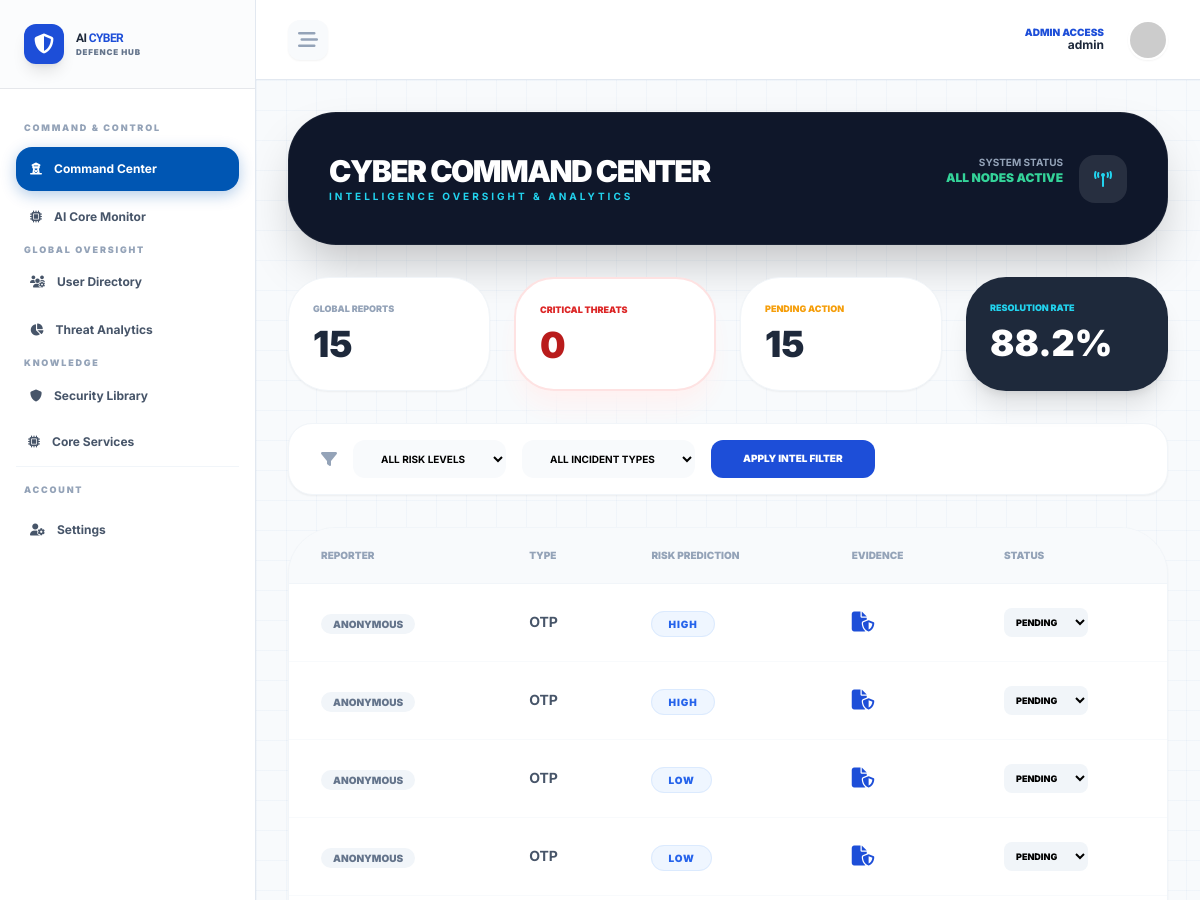
The page /admin-panel/ (signed in, upper part) on the database as committed earlier.
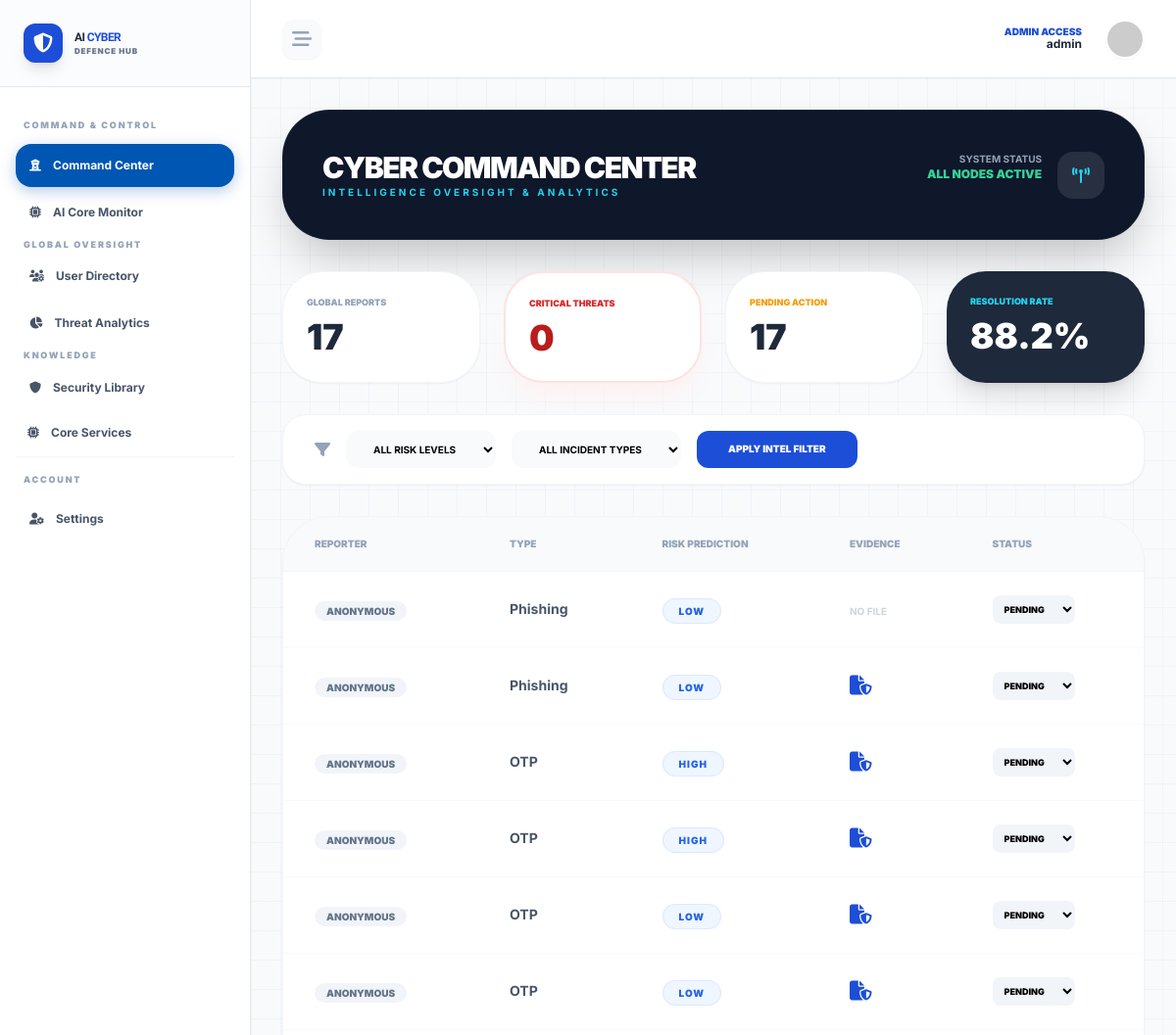
The same page on the database as committed later.
### portal/models.py (models this page shows, shortened)
class Incident(models.Model):
    user = models.ForeignKey(
        settings.AUTH_USER_MODEL,
        on_delete=models.SET_NULL,
        null=True,
        blank=True
    )
    incident_type = models.CharField(max_length=100)
    description = models.TextField()
    evidence = models.FileField(upload_to='evidence/', null=True, blank=True)
    risk_score = models.IntegerField(default=0)
    risk_level = models.CharField(
        max_length=20,
        choices=[('Low', 'Low'), ('Medium', 'Medium'), ('High', 'High')],
        default='Low'
    )
    is_anonymous = models.BooleanField(default=False)
    status = models.CharField(max_length=20, default='Pending')
    created_at = models.DateTimeField(auto_now_add=True)

### portal/views.py (the view)
# urls.py: path('admin-panel/', portal_views.admin_dashboard_view, name='admin_dashboard'),
@user_passes_test(lambda u: u.is_superuser)
def admin_dashboard_view(request):
    incidents = Incident.objects.all().order_by('-created_at')
    risk_filter = request.GET.get('risk_level')
    type_filter = request.GET.get('incident_type')
    if risk_filter:
        incidents = incidents.filter(risk_level=risk_filter)
    if type_filter:
        incidents = incidents.filter(incident_type=type_filter)
    context = {
        'incidents': incidents,
        'total_count': Incident.objects.count(),
        'high_risk_count': Incident.objects.filter(risk_level='HIGH').count(),
        'pending_count': Incident.objects.filter(status='Pending').count(),
        'resolved_count': Incident.objects.filter(status='Resolved').count(),
        'risk_data': [
            Incident.objects.filter(risk_level='HIGH').count(),
            Incident.objects.filter(risk_level='MEDIUM').count(),
            Incident.objects.filter(risk_level='LOW').count(),
        ],
    }
    return render(request, 'dashboards/admin_dashboard.html', context)

### portal/context_processors.py (called while the page is built)
def base_template(request):
    if request.user.is_authenticated:
        return {"base_template": "base2.html"}
    return {"base_template": "base1.html"}

### templates/dashboards/admin_dashboard.html (shortened to what the changed rows need)
{% extends 'base2.html' %}
{% load i18n %}
{% block dashboard_content %}
<div class="max-w-full mx-auto space-y-8">
    <div class="bg-slate-900 p-10 rounded-[3rem] text-white flex justify-between items-center shadow-2xl border border-white/5">
        <div>
            <h1 class="text-3xl font-black uppercase tracking-tighter">{% translate "Cyber Command Center" %}</h1>
        </div>
    </div>
    <div class="grid grid-cols-1 md:grid-cols-4 gap-6">
        <div class="bg-white p-6 rounded-[2.5rem] border border-slate-100 shadow-sm">
            <p class="text-[9px] font-black text-slate-400 uppercase mb-2">{% translate "Global Reports" %}</p>
            <h2 class="text-4xl font-black text-slate-800">{{ total_count }}</h2>
        </div>
        <div class="bg-white p-6 rounded-[2.5rem] border-2 border-red-100 shadow-xl shadow-red-50">
            <h2 class="text-4xl font-black text-red-700">{{ high_risk_count }}</h2>
        </div>
        <div class="bg-white p-6 rounded-[2.5rem] border border-slate-100 shadow-sm">
            <p class="text-[9px] font-black text-amber-500 uppercase mb-2">{% translate "Pending Action" %}</p>
            <h2 class="text-4xl font-black text-slate-800">{{ pending_count }}</h2>
        </div>
        <div class="bg-slate-800 p-6 rounded-[2.5rem] shadow-xl">
            <h2 class="text-4xl font-black text-white">88.2%</h2>
        </div>
    </div>
    <div class="bg-white rounded-[3rem] border border-slate-100 shadow-sm overflow-hidden">
        <table class="w-full text-left">
            <thead class="bg-slate-50 border-b border-slate-100">
                <tr>
                    <th class="px-8 py-5 text-[10px] font-black text-slate-400 uppercase">{% translate "Reporter" %}</th>
                    <th class="px-8 py-5 text-[10px] font-black text-slate-400 uppercase">{% translate "Type" %}</th>
                    <th class="px-8 py-5 text-[10px] font-black text-slate-400 uppercase">{% translate "Risk Prediction" %}</th>
                    <th class="px-8 py-5 text-[10px] font-black text-slate-400 uppercase">{% translate "Evidence" %}</th>
                    <th class="px-8 py-5 text-[10px] font-black text-slate-400 uppercase">{% translate "Status" %}</th>
                </tr>
            </thead>
            <tbody class="divide-y divide-slate-50">
                {% for incident in incidents %}
                <tr class="hover:bg-slate-50/80 transition-all">
                    <td class="px-8 py-6">
                        {% if incident.is_anonymous %}
                            <span class="text-[10px] font-black bg-slate-100 text-slate-500 px-3 py-1 rounded-full uppercase">{% translate "Anonymous" %}</span>
                        {% else %}
                            <span class="text-sm font-bold text-slate-700">{{ incident.user.username }}</span>
                        {% endif %}
                    </td>
                    <td class="px-8 py-6 text-sm font-bold text-slate-600">{{ incident.incident_type }}</td>
                    <td class="px-8 py-6">
                        <span class="px-4 py-1.5 rounded-full text-[10px] font-black uppercase tracking-widest
                            {% if incident.risk_level == 'HIGH' %}bg-red-50 text-red-600 border border-red-200 animate-pulse shadow-[0_0_10px_rgba(220,38,38,0.2)]{% else %}bg-blue-50 text-blue-600 border border-blue-100{% endif %}">
                            {{ incident.risk_level }}
                        </span>
                    </td>
                    <td class="px-8 py-6">
                        {% if incident.evidence %}
                            <button onclick="openEvidence('{{ incident.evidence.url }}')" class="text-blue-700 hover:text-blue-900 transition-colors">
                                <i class="fa-solid fa-file-shield text-xl"></i>
                            </button>
                        {% else %}
                            <span class="text-slate-300 text-[10px] font-bold uppercase">{% translate "No File" %}</span>
                        {% endif %}
                    </td>
                    <td class="px-8 py-6">
                        <select onchange="updateStatus('{{ incident.id }}', this.value)" class="bg-slate-100 border-none rounded-lg text-[9px] font-black uppercase p-2 outline-none">
                            <option value="Pending" {% if incident.status == 'Pending' %}selected{% endif %}>Pending</option>
                        </select>
                    </td>
                </tr>
                {% endfor %}
            </tbody>
        </table>
    </div>
</div>
{% endblock %}

Rows that differ between the two databases and show on the page:
added Incident: incident_type "Phishing", risk_level "LOW", status+id "Pending"
added Incident: incident_type "Phishing", risk_level "LOW", status+id "Pending"
Other text that changed with them:
{{ total_count }}: "15" → "17"
{{ pending_count }}: "15" → "17"
